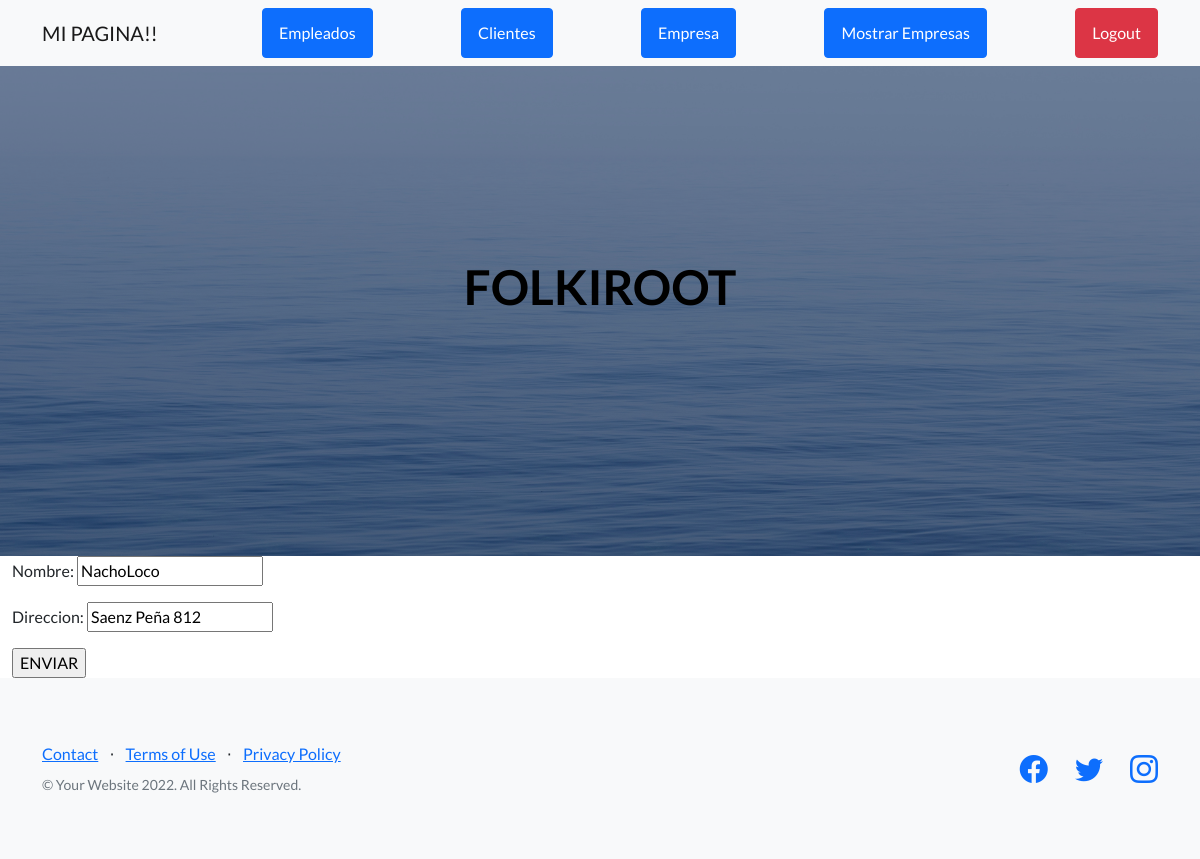
Page /AppProyecto/empresa/edit/5 (signed in) on the earlier database version.
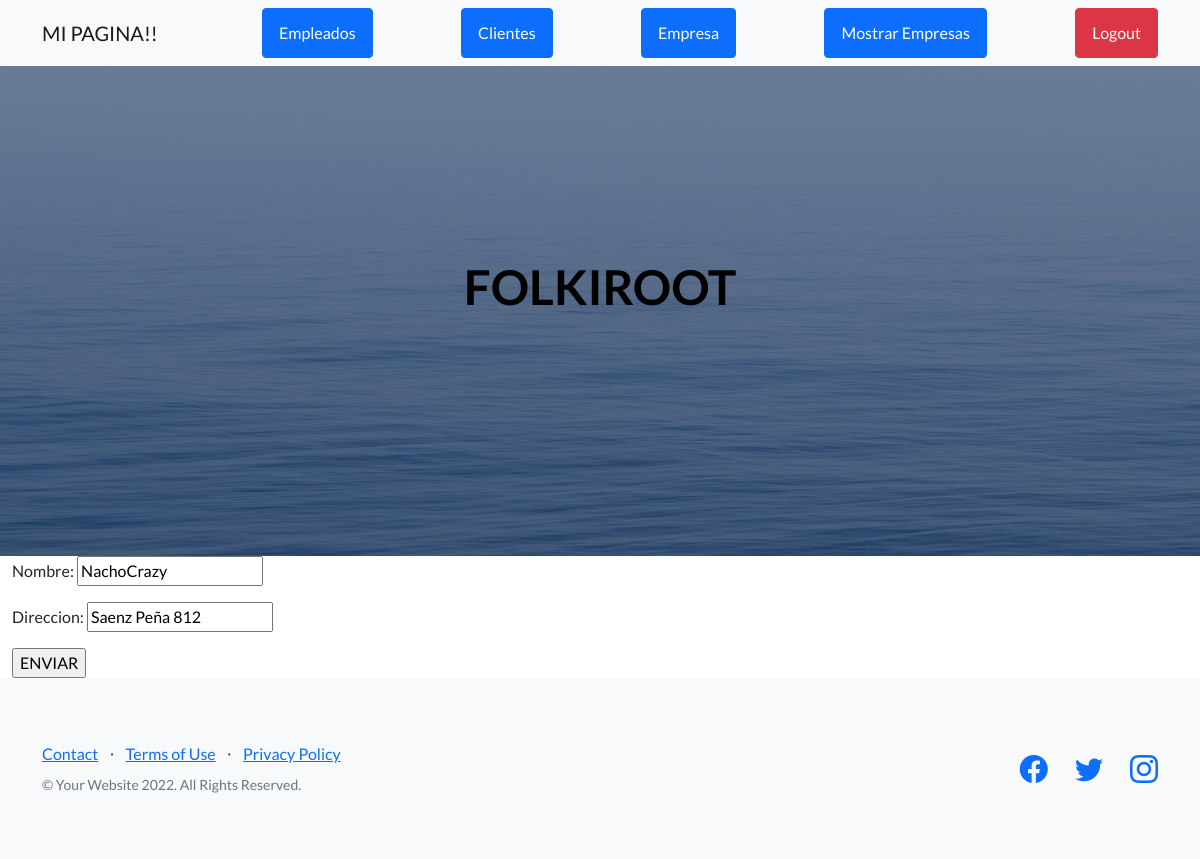
Same page on the later database version.
### AppProyecto/models.py (models this page shows, shortened)
class Empresa(models.Model):
    nombre = models.CharField(max_length=50)
    direccion = models.CharField(max_length=50)

### AppProyecto/views.py (the view)
# urls.py: path("empresa/edit/<pk>", UpdateEmpresa.as_view(), name="update_empresas"),
class UpdateEmpresa(LoginRequiredMixin, UpdateView):
    model = Empresa
    success_url = reverse_lazy("inicio")
    fields = ["nombre", "direccion"]

### AppProyecto/templates/AppProyecto/empresa_form.html (shortened to what this page needs)
    {% extends 'AppProyecto/index.html' %}
    {% block acerca_de_mi %}
    <a class="btn btn-primary" href="{% url 'list_empresas' %}">Mostrar Empresas</a>
    {% endblock %}
    {% block main %}
    <div class="container-fluid justify-content-center"><form method="post"> {% csrf_token %}
            {{form.as_p}}
        <input type="submit" value="ENVIAR">
    </form></div>
    {% endblock %}

Differences in the rows shown:
changed Empresa "Saenz Peña 812": nombre "NachoLoco" → "NachoCrazy"
